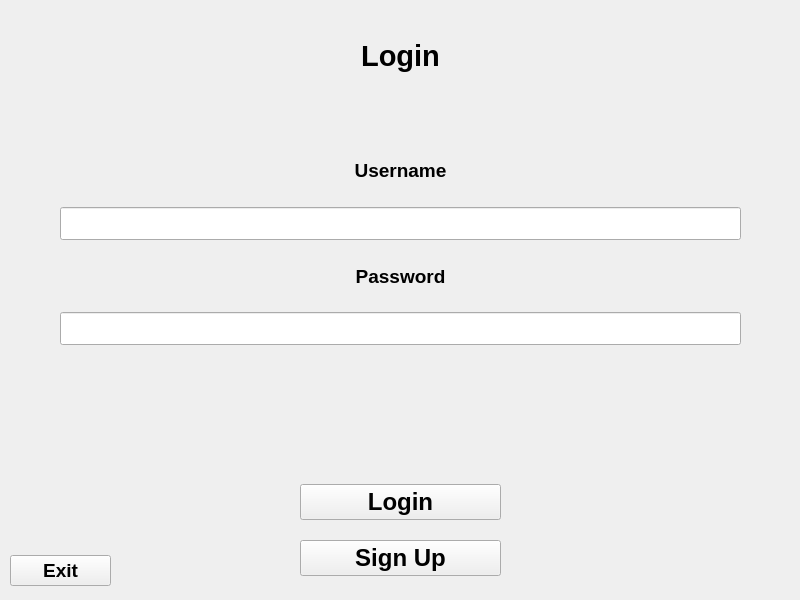
<?xml version="1.0" encoding="UTF-8"?>
<ui version="4.0">
 <class>MainWindow</class>
 <widget class="QMainWindow" name="MainWindow">
  <property name="geometry">
   <rect>
    <x>0</x>
    <y>0</y>
    <width>800</width>
    <height>600</height>
   </rect>
  </property>
  <property name="windowTitle">
   <string>MainWindow</string>
  </property>
  <property name="autoFillBackground">
   <bool>false</bool>
  </property>
  <property name="styleSheet">
   <string notr="true"/>
  </property>
  <widget class="QWidget" name="centralwidget">
   <widget class="QWidget" name="verticalLayoutWidget_2">
    <property name="geometry">
     <rect>
      <x>60</x>
      <y>140</y>
      <width>681</width>
      <height>205</height>
     </rect>
    </property>
    <layout class="QVBoxLayout" name="CenterLayout">
     <item>
      <widget class="QLabel" name="username_label">
       <property name="font">
        <font>
         <pointsize>14</pointsize>
         <weight>75</weight>
         <bold>true</bold>
        </font>
       </property>
       <property name="styleSheet">
        <string notr="true"/>
       </property>
       <property name="text">
        <string>Username</string>
       </property>
       <property name="alignment">
        <set>Qt::AlignCenter</set>
       </property>
      </widget>
     </item>
     <item>
      <widget class="QLineEdit" name="username_input">
       <property name="font">
        <font>
         <pointsize>16</pointsize>
         <weight>75</weight>
         <bold>true</bold>
        </font>
       </property>
       <property name="styleSheet">
        <string notr="true"/>
       </property>
       <property name="maxLength">
        <number>100</number>
       </property>
       <property name="placeholderText">
        <string/>
       </property>
      </widget>
     </item>
     <item>
      <widget class="QLabel" name="password_label">
       <property name="font">
        <font>
         <pointsize>14</pointsize>
         <weight>75</weight>
         <bold>true</bold>
        </font>
       </property>
       <property name="styleSheet">
        <string notr="true"/>
       </property>
       <property name="text">
        <string>Password</string>
       </property>
       <property name="alignment">
        <set>Qt::AlignCenter</set>
       </property>
      </widget>
     </item>
     <item>
      <widget class="QLineEdit" name="password_input">
       <property name="font">
        <font>
         <pointsize>16</pointsize>
         <weight>75</weight>
         <bold>true</bold>
        </font>
       </property>
       <property name="maxLength">
        <number>100</number>
       </property>
       <property name="echoMode">
        <enum>QLineEdit::Password</enum>
       </property>
       <property name="placeholderText">
        <string/>
       </property>
      </widget>
     </item>
    </layout>
   </widget>
   <widget class="QWidget" name="verticalLayoutWidget">
    <property name="geometry">
     <rect>
      <x>60</x>
      <y>390</y>
      <width>681</width>
      <height>61</height>
     </rect>
    </property>
    <layout class="QVBoxLayout" name="verticalLayout">
     <item>
      <widget class="QLabel" name="feedback_label">
       <property name="font">
        <font>
         <pointsize>14</pointsize>
         <weight>75</weight>
         <bold>true</bold>
        </font>
       </property>
       <property name="styleSheet">
        <string notr="true"/>
       </property>
       <property name="text">
        <string/>
       </property>
       <property name="alignment">
        <set>Qt::AlignCenter</set>
       </property>
      </widget>
     </item>
    </layout>
   </widget>
   <widget class="QWidget" name="verticalLayoutWidget_3">
    <property name="geometry">
     <rect>
      <x>0</x>
      <y>0</y>
      <width>801</width>
      <height>111</height>
     </rect>
    </property>
    <layout class="QVBoxLayout" name="verticalLayout_2">
     <item>
      <widget class="QLabel" name="top_label">
       <property name="font">
        <font>
         <pointsize>22</pointsize>
         <weight>75</weight>
         <bold>true</bold>
        </font>
       </property>
       <property name="layoutDirection">
        <enum>Qt::LeftToRight</enum>
       </property>
       <property name="styleSheet">
        <string notr="true"/>
       </property>
       <property name="text">
        <string>Login</string>
       </property>
       <property name="alignment">
        <set>Qt::AlignCenter</set>
       </property>
      </widget>
     </item>
    </layout>
   </widget>
   <widget class="QWidget" name="verticalWidget_4" native="true">
    <property name="geometry">
     <rect>
      <x>10</x>
      <y>540</y>
      <width>101</width>
      <height>61</height>
     </rect>
    </property>
    <layout class="QVBoxLayout" name="BottomLayout_2">
     <item>
      <widget class="QPushButton" name="exit_button">
       <property name="font">
        <font>
         <pointsize>14</pointsize>
         <weight>75</weight>
         <bold>true</bold>
        </font>
       </property>
       <property name="text">
        <string>Exit</string>
       </property>
      </widget>
     </item>
    </layout>
   </widget>
   <widget class="QWidget" name="verticalWidget_5" native="true">
    <property name="geometry">
     <rect>
      <x>300</x>
      <y>470</y>
      <width>201</width>
      <height>121</height>
     </rect>
    </property>
    <layout class="QVBoxLayout" name="BottomLayout_3">
     <item>
      <widget class="QPushButton" name="login_button">
       <property name="font">
        <font>
         <pointsize>18</pointsize>
         <weight>75</weight>
         <bold>true</bold>
        </font>
       </property>
       <property name="text">
        <string>Login</string>
       </property>
      </widget>
     </item>
     <item>
      <widget class="QPushButton" name="signup_button">
       <property name="font">
        <font>
         <pointsize>18</pointsize>
         <weight>75</weight>
         <bold>true</bold>
        </font>
       </property>
       <property name="text">
        <string>Sign Up</string>
       </property>
      </widget>
     </item>
    </layout>
   </widget>
  </widget>
 </widget>
 <resources/>
 <connections/>
</ui>
